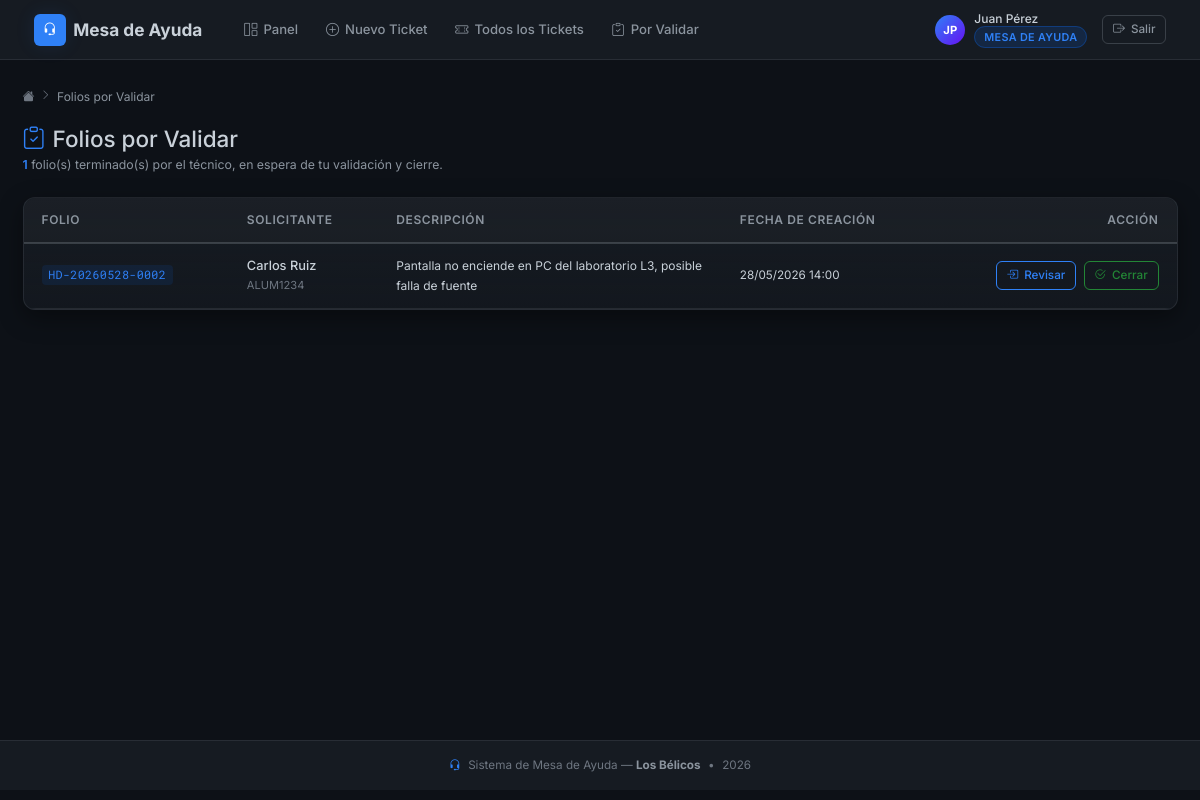
The app's page /index.php?controller=Ticket&action=porValidar (signed in) with its own data.
### tables this page shows
CREATE TABLE `tickets` (
  `id`               int(10) UNSIGNED                   NOT NULL,
  `folio`            varchar(20)                        NOT NULL,
  `id_solicitante`   int(10) UNSIGNED                   NOT NULL,
  `id_canal`         int(10) UNSIGNED                   NOT NULL,
  `descripcion`      text                               NOT NULL,
  `prioridad`        enum('Baja','Media','Alta')         NOT NULL DEFAULT 'Baja',
  `id_estatus`       int(10) UNSIGNED                   NOT NULL DEFAULT 1,
  `id_tecnico`       int(10) UNSIGNED                   DEFAULT NULL,
  `id_mesa_asignada` int(10) UNSIGNED                   DEFAULT NULL,
  `fecha_creacion`   datetime                           NOT NULL DEFAULT current_timestamp(),
  `fecha_cierre`     datetime                           DEFAULT NULL
);

CREATE TABLE `solicitantes` (
  `id`               int(10) UNSIGNED NOT NULL,
  `clave_reportante` varchar(20)      NOT NULL,
  `nombre_completo`  varchar(150)     NOT NULL,
  `correo`           varchar(100)     DEFAULT NULL,
  `id_departamento`  int(10) UNSIGNED DEFAULT NULL
);

### app/controllers/TicketController.php (called while the page is built, shortened)
<?php
class TicketController {
    private Ticket $modelTicket;
    public function __construct() {
        require_once BASE_PATH . '/app/models/Ticket.php';
        $this->modelTicket = new Ticket();
    }
    public function porValidar(): void {
        $idMesa    = (int) $_SESSION['user_id'];
        $tickets   = $this->modelTicket->obtenerTicketsPorValidar($idMesa);
        require BASE_PATH . '/app/views/tickets/por_validar.php';
    }
}

### config/Database.php (called while the page is built)
<?php
class Database {
    private static ?Database $instance = null;
    private PDO $connection;
    private function __construct() {
        $host = 'localhost';
        $db   = 'helpdesk_db';
        $user = 'root';
        $pass = '';
        try {
            $this->connection = new PDO("mysql:host=$host;dbname=$db;charset=utf8mb4", $user, $pass);
            $this->connection->setAttribute(PDO::ATTR_ERRMODE, PDO::ERRMODE_EXCEPTION);
        } catch(PDOException $e) {
            die("Error de conexión: " . $e->getMessage());
        }
    }
    public static function getInstance(): Database {
        if (self::$instance === null) {
            self::$instance = new self();
        }
        return self::$instance;
    }
    public function getConnection(): PDO {
        return $this->connection;
    }
}

### app/models/Ticket.php (called while the page is built, shortened)
<?php
class Ticket {
    private PDO $db;
    public function __construct() {
        $dbInstance = Database::getInstance();
        $this->db   = $dbInstance->getConnection();
    }
    public function obtenerTicketsPorValidar(int $idMesa): array {
        $stmt = $this->db->prepare(
            "SELECT t.id, t.folio, t.descripcion, t.prioridad, t.fecha_creacion,
                    s.nombre_completo AS solicitante,
                    s.clave_reportante AS clave,
                    u.nombre_completo AS tecnico
             FROM tickets t
             LEFT JOIN solicitantes s ON t.id_solicitante = s.id
             LEFT JOIN usuarios     u ON t.id_tecnico     = u.id
             WHERE t.id_mesa_asignada = ? AND t.id_estatus = 4
             ORDER BY t.fecha_creacion ASC"
        );
        $stmt->execute([$idMesa]);
        return $stmt->fetchAll();
    }
}

### app/views/tickets/por_validar.php (the view, shortened to what this page needs)
<?php
require BASE_PATH . '/app/views/layouts/header.php';
?>
<div class="hd-breadcrumb fade-in-up">
    <a href="<?= BASE_URL ?>/index.php?controller=Dashboard&action=index"><i class="bi bi-house-fill"></i></a>
    <i class="bi bi-chevron-right" style="font-size:.7rem;"></i>
    <span>Folios por Validar</span>
</div>
<div class="d-flex align-items-center justify-content-between mb-4 flex-wrap gap-2 fade-in-up">
    <div>
        <h1 class="h4 mb-1"><i class="bi bi-clipboard-check text-accent me-2"></i>Folios por Validar</h1>
        <p class="mb-0" style="font-size:0.82rem;">
            <span class="text-accent fw-semibold"><?= count($tickets) ?></span>
            folio(s) terminado(s) por el técnico, en espera de tu validación y cierre.
        </p>
    </div>
</div>
<div class="hd-card fade-in-up delay-1">
    <div class="hd-card-body p-0">
        <?php if (empty($tickets)): ?>
            <div class="empty-state">
                <i class="bi bi-check2-circle d-block text-success" style="font-size:2.2rem;"></i>
                <p>No tienes folios pendientes de validación. ¡Todo al día!</p>
            </div>
        <?php else: ?>
            <div class="hd-table-wrapper" style="border:none; border-radius:0;">
                <table class="table table-hover align-middle mb-0">
                    <thead>
                        <tr>
                            <th>Folio</th>
                            <th>Solicitante</th>
                            <th>Descripción</th>
                            <th>Fecha de creación</th>
                            <th class="text-end">Acción</th>
                        </tr>
                    </thead>
                    <tbody>
                        <?php foreach ($tickets as $t): ?>
                            <tr>
                                <td><span class="folio-tag"><?= htmlspecialchars($t['folio']) ?></span></td>
                                <td>
                                    <div style="font-weight:500;"><?= htmlspecialchars($t['solicitante']) ?></div>
                                    <div style="font-size:0.74rem; color:var(--text-muted);"><?= htmlspecialchars($t['clave'] ?? '') ?></div>
                                </td>
                                <td style="font-size:0.8rem; max-width:280px; color:var(--text-secondary);">
                                    <?= htmlspecialchars(mb_strimwidth($t['descripcion'], 0, 70, '…')) ?>
                                </td>
                                <td style="font-size:0.78rem; color:var(--text-muted); white-space:nowrap;">
                                    <?= date('d/m/Y H:i', strtotime($t['fecha_creacion'])) ?>
                                </td>
                                <td class="text-end">
                                    <div class="d-inline-flex gap-2">
                                        <a href="<?= BASE_URL ?>/index.php?controller=Ticket&action=show&id=<?= $t['id'] ?>"
                                           class="btn btn-outline-primary btn-sm" title="Revisar el detalle del folio">
                                            <i class="bi bi-box-arrow-in-right"></i> Revisar
                                        </a>
                                        <form method="POST" action="<?= BASE_URL ?>/index.php?controller=Ticket&action=cerrar" class="d-inline">
                                            <button type="submit" class="btn btn-outline-success btn-sm"
                                                    data-confirm="¿Validar y cerrar el folio <?= htmlspecialchars($t['folio']) ?>? Se registrará la nota 'Validado'.">
                                                <i class="bi bi-check2-circle"></i> Cerrar
                                            </button>
                                        </form>
                                    </div>
                                </td>
                            </tr>
                        <?php endforeach; ?>
                    </tbody>
                </table>
            </div>
        <?php endif; ?>
    </div>
</div>
<?php require BASE_PATH . '/app/views/layouts/footer.php'; ?>

### records on screen
tickets: folio "HD-20260528-0002", id_solicitante.nombre_completo "Carlos Ruiz", id_solicitante.clave_reportante "ALUM1234", descripcion "Pantalla no enciende en PC del laboratorio L3, posible falla de fuente", fecha_creacion "28/05/2026 14:00"

### other values on screen
$initials "JP"
$nombreUsuario "Juan Pérez"
$rolNombre "MESA DE AYUDA"
count($tickets) "1"
